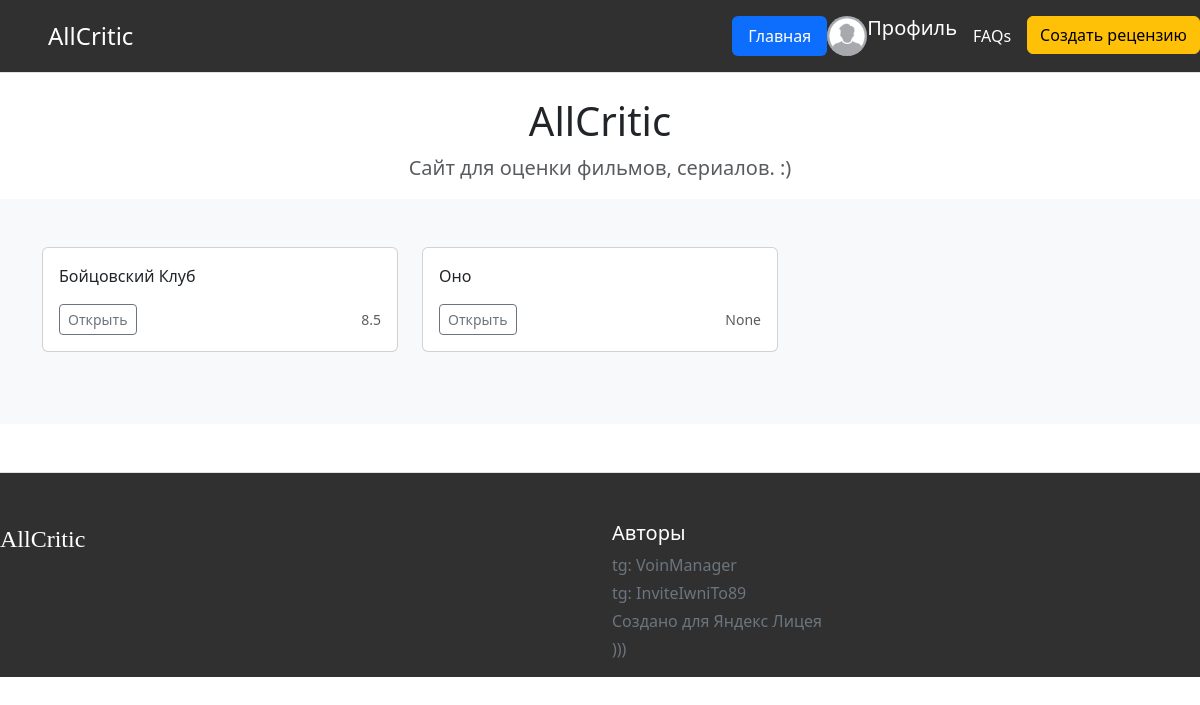
Page /home (signed in) on the committed database.
### main.py (models this page shows, shortened)
class Card(SqlAlchemyBase):
    __tablename__ = 'cards'
    id = sqlalchemy.Column(sqlalchemy.Integer, primary_key=True, autoincrement=True)
    title = sqlalchemy.Column(sqlalchemy.String(100), nullable=False)
    released_year = sqlalchemy.Column(sqlalchemy.Integer, nullable=True)
    runtime = sqlalchemy.Column(sqlalchemy.Integer, nullable=True)
    genre = sqlalchemy.Column(sqlalchemy.String(100), nullable=True)
    director = sqlalchemy.Column(sqlalchemy.String(100), nullable=True)
    user_rating = sqlalchemy.Column(sqlalchemy.Float, nullable=True)
    list_of_user_ratings = sqlalchemy.Column(sqlalchemy.PickleType(), nullable=True)
    created_date = sqlalchemy.Column(sqlalchemy.DateTime, default=datetime.now(timezone.utc))

### main.py (the view)
@app.route('/')
@app.route('/home')
def index():
    list_of_last_cards = db.session.query(Card).order_by(Card.created_date).limit(15).all()
    return render_template('index.html', list_of_last_cards=list_of_last_cards)

### main.py (called while the page is built)
@login_manager.user_loader
def load_user(user_id):
    return db.session.get(User, user_id)

### templates/index.html (shortened to what this page needs)
{% extends 'base.html' %}
{% block body %}
<main role="main">
      <section class="jumbotron text-center">
        <div class="container">
          <h1 class="jumbotron-heading">AllCritic</h1>
          <p class="lead text-muted">Сайт для оценки фильмов, сериалов. :)
        </div>
      </section>
      <div class="album py-5 bg-light">
        <div class="container">
          <div class="row">
            {% for card in list_of_last_cards %}
                <div class="col-md-4">
                  <div class="card mb-4 box-shadow">
                    <div class="card-body">
                      <p class="card-text">{{ card.title }}</p>
                      <div class="d-flex justify-content-between align-items-center">
                        <div class="btn-group">
                          <button type="button" class="btn btn-sm btn-outline-secondary" onclick="location.href='/card/{{ card.id }}'">Открыть</button>
                        </div>
                        <small class="text-muted">{{ card.user_rating }}</small>
                      </div>
                    </div>
                  </div>
                </div>
            {% endfor %}
          </div>
        </div>
      </div>
    </main>
{% endblock %}

### rows in the picture
Card: title "Бойцовский Клуб", user_rating "8.5"
Card: title "Оно", user_rating "None"
